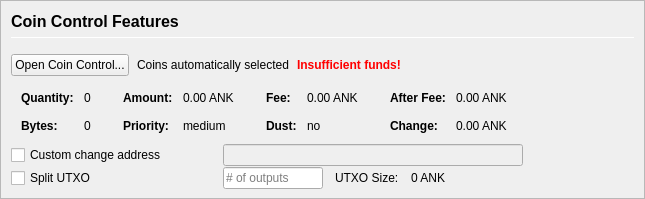
         <widget class="QFrame" name="frameCoinControl">
          <property name="sizePolicy">
           <sizepolicy hsizetype="Expanding" vsizetype="Expanding">
            <horstretch>0</horstretch>
            <verstretch>0</verstretch>
           </sizepolicy>
          </property>
          <property name="maximumSize">
           <size>
            <width>16777215</width>
            <height>16777215</height>
           </size>
          </property>
          <property name="frameShape">
           <enum>QFrame::StyledPanel</enum>
          </property>
          <property name="frameShadow">
           <enum>QFrame::Sunken</enum>
          </property>
          <layout class="QVBoxLayout" name="verticalLayoutCoinControl2">
           <property name="spacing">
            <number>0</number>
           </property>
           <property name="leftMargin">
            <number>0</number>
           </property>
           <property name="topMargin">
            <number>0</number>
           </property>
           <property name="rightMargin">
            <number>0</number>
           </property>
           <property name="bottomMargin">
            <number>0</number>
           </property>
           <item>
            <widget class="QFrame" name="frameCoinControl_BG">
             <property name="enabled">
              <bool>true</bool>
             </property>
             <layout class="QVBoxLayout" name="verticalLayoutCoinControl" stretch="0,0,0,0,0">
              <property name="spacing">
               <number>1</number>
              </property>
              <property name="leftMargin">
               <number>10</number>
              </property>
              <property name="topMargin">
               <number>10</number>
              </property>
              <item>
               <layout class="QHBoxLayout" name="horizontalLayoutCoinControl1">
                <property name="bottomMargin">
                 <number>15</number>
                </property>
                <item>
                 <layout class="QVBoxLayout" name="verticalLayout_3">
                  <property name="spacing">
                   <number>6</number>
                  </property>
                  <item>
                   <widget class="QLabel" name="labelCoinControlFeatures">
                    <property name="sizePolicy">
                     <sizepolicy hsizetype="Preferred" vsizetype="Maximum">
                      <horstretch>0</horstretch>
                      <verstretch>0</verstretch>
                     </sizepolicy>
                    </property>
                    <property name="minimumSize">
                     <size>
                      <width>0</width>
                      <height>20</height>
                     </size>
                    </property>
                    <property name="font">
                     <font>
                      <pointsize>12</pointsize>
                      <weight>75</weight>
                      <bold>true</bold>
                     </font>
                    </property>
                    <property name="styleSheet">
                     <string notr="true">font-weight:bold;</string>
                    </property>
                    <property name="text">
                     <string>Coin Control Features</string>
                    </property>
                   </widget>
                  </item>
                  <item>
                   <widget class="Line" name="line">
                    <property name="minimumSize">
                     <size>
                      <width>0</width>
                      <height>1</height>
                     </size>
                    </property>
                    <property name="maximumSize">
                     <size>
                      <width>16777215</width>
                      <height>1</height>
                     </size>
                    </property>
                    <property name="orientation">
                     <enum>Qt::Horizontal</enum>
                    </property>
                   </widget>
                  </item>
                 </layout>
                </item>
               </layout>
              </item>
              <item>
               <layout class="QHBoxLayout" name="horizontalLayoutCoinControl2" stretch="0,0,0,0">
                <property name="spacing">
                 <number>8</number>
                </property>
                <property name="bottomMargin">
                 <number>10</number>
                </property>
                <item>
                 <widget class="QPushButton" name="pushButtonCoinControl">
                  <property name="styleSheet">
                   <string notr="true"/>
                  </property>
                  <property name="text">
                   <string>Open Coin Control...</string>
                  </property>
                  <property name="autoDefault">
                   <bool>false</bool>
                  </property>
                 </widget>
                </item>
                <item>
                 <widget class="QLabel" name="labelCoinControlAutomaticallySelected">
                  <property name="text">
                   <string>Coins automatically selected</string>
                  </property>
                  <property name="margin">
                   <number>5</number>
                  </property>
                 </widget>
                </item>
                <item>
                 <widget class="QLabel" name="labelCoinControlInsuffFunds">
                  <property name="font">
                   <font>
                    <weight>75</weight>
                    <bold>true</bold>
                   </font>
                  </property>
                  <property name="styleSheet">
                   <string notr="true">color:red;font-weight:bold;</string>
                  </property>
                  <property name="text">
                   <string>Insufficient funds!</string>
                  </property>
                  <property name="margin">
                   <number>5</number>
                  </property>
                 </widget>
                </item>
                <item>
                 <spacer name="horizontalSpacerCoinControl">
                  <property name="orientation">
                   <enum>Qt::Horizontal</enum>
                  </property>
                  <property name="sizeHint" stdset="0">
                   <size>
                    <width>40</width>
                    <height>1</height>
                   </size>
                  </property>
                 </spacer>
                </item>
               </layout>
              </item>
              <item>
               <widget class="QWidget" name="widgetCoinControl" native="true">
                <property name="sizePolicy">
                 <sizepolicy hsizetype="Preferred" vsizetype="Preferred">
                  <horstretch>0</horstretch>
                  <verstretch>0</verstretch>
                 </sizepolicy>
                </property>
                <property name="minimumSize">
                 <size>
                  <width>0</width>
                  <height>0</height>
                 </size>
                </property>
                <property name="styleSheet">
                 <string notr="true"/>
                </property>
                <layout class="QHBoxLayout" name="horizontalLayoutCoinControl5">
                 <property name="leftMargin">
                  <number>0</number>
                 </property>
                 <property name="topMargin">
                  <number>0</number>
                 </property>
                 <property name="rightMargin">
                  <number>0</number>
                 </property>
                 <property name="bottomMargin">
                  <number>0</number>
                 </property>
                 <item>
                  <layout class="QHBoxLayout" name="horizontalLayoutCoinControl3" stretch="0,0,0,1">
                   <property name="spacing">
                    <number>20</number>
                   </property>
                   <property name="topMargin">
                    <number>0</number>
                   </property>
                   <property name="bottomMargin">
                    <number>10</number>
                   </property>
                   <item>
                    <layout class="QFormLayout" name="formLayoutCoinControl1">
                     <property name="horizontalSpacing">
                      <number>10</number>
                     </property>
                     <property name="verticalSpacing">
                      <number>14</number>
                     </property>
                     <property name="leftMargin">
                      <number>10</number>
                     </property>
                     <property name="topMargin">
                      <number>4</number>
                     </property>
                     <property name="rightMargin">
                      <number>6</number>
                     </property>
                     <item row="0" column="0">
                      <widget class="QLabel" name="labelCoinControlQuantityText">
                       <property name="font">
                        <font>
                         <weight>75</weight>
                         <bold>true</bold>
                        </font>
                       </property>
                       <property name="text">
                        <string>Quantity:</string>
                       </property>
                       <property name="margin">
                        <number>0</number>
                       </property>
                      </widget>
                     </item>
                     <item row="0" column="1">
                      <widget class="QLabel" name="labelCoinControlQuantity">
                       <property name="cursor">
                        <cursorShape>IBeamCursor</cursorShape>
                       </property>
                       <property name="contextMenuPolicy">
                        <enum>Qt::ActionsContextMenu</enum>
                       </property>
                       <property name="text">
                        <string notr="true">0</string>
                       </property>
                       <property name="margin">
                        <number>0</number>
                       </property>
                       <property name="textInteractionFlags">
                        <set>Qt::LinksAccessibleByMouse|Qt::TextSelectableByKeyboard|Qt::TextSelectableByMouse</set>
                       </property>
                      </widget>
                     </item>
                     <item row="1" column="0">
                      <widget class="QLabel" name="labelCoinControlBytesText">
                       <property name="font">
                        <font>
                         <weight>75</weight>
                         <bold>true</bold>
                        </font>
                       </property>
                       <property name="text">
                        <string>Bytes:</string>
                       </property>
                      </widget>
                     </item>
                     <item row="1" column="1">
                      <widget class="QLabel" name="labelCoinControlBytes">
                       <property name="cursor">
                        <cursorShape>IBeamCursor</cursorShape>
                       </property>
                       <property name="contextMenuPolicy">
                        <enum>Qt::ActionsContextMenu</enum>
                       </property>
                       <property name="text">
                        <string notr="true">0</string>
                       </property>
                       <property name="textInteractionFlags">
                        <set>Qt::LinksAccessibleByMouse|Qt::TextSelectableByKeyboard|Qt::TextSelectableByMouse</set>
                       </property>
                      </widget>
                     </item>
                    </layout>
                   </item>
                   <item>
                    <layout class="QFormLayout" name="formLayoutCoinControl2">
                     <property name="horizontalSpacing">
                      <number>10</number>
                     </property>
                     <property name="verticalSpacing">
                      <number>14</number>
                     </property>
                     <property name="leftMargin">
                      <number>6</number>
                     </property>
                     <property name="topMargin">
                      <number>4</number>
                     </property>
                     <property name="rightMargin">
                      <number>6</number>
                     </property>
                     <item row="0" column="0">
                      <widget class="QLabel" name="labelCoinControlAmountText">
                       <property name="font">
                        <font>
                         <weight>75</weight>
                         <bold>true</bold>
                        </font>
                       </property>
                       <property name="text">
                        <string>Amount:</string>
                       </property>
                       <property name="margin">
                        <number>0</number>
                       </property>
                      </widget>
                     </item>
                     <item row="0" column="1">
                      <widget class="QLabel" name="labelCoinControlAmount">
                       <property name="cursor">
                        <cursorShape>IBeamCursor</cursorShape>
                       </property>
                       <property name="contextMenuPolicy">
                        <enum>Qt::ActionsContextMenu</enum>
                       </property>
                       <property name="text">
                        <string notr="true">0.00 ANK</string>
                       </property>
                       <property name="textInteractionFlags">
                        <set>Qt::LinksAccessibleByMouse|Qt::TextSelectableByKeyboard|Qt::TextSelectableByMouse</set>
                       </property>
                      </widget>
                     </item>
                     <item row="1" column="0">
                      <widget class="QLabel" name="labelCoinControlPriorityText">
                       <property name="font">
                        <font>
                         <weight>75</weight>
                         <bold>true</bold>
                        </font>
                       </property>
                       <property name="text">
                        <string>Priority:</string>
                       </property>
                      </widget>
                     </item>
                     <item row="1" column="1">
                      <widget class="QLabel" name="labelCoinControlPriority">
                       <property name="cursor">
                        <cursorShape>IBeamCursor</cursorShape>
                       </property>
                       <property name="contextMenuPolicy">
                        <enum>Qt::ActionsContextMenu</enum>
                       </property>
                       <property name="text">
                        <string>medium</string>
                       </property>
                       <property name="textInteractionFlags">
                        <set>Qt::LinksAccessibleByMouse|Qt::TextSelectableByKeyboard|Qt::TextSelectableByMouse</set>
                       </property>
                      </widget>
                     </item>
                    </layout>
                   </item>
                   <item>
                    <layout class="QFormLayout" name="formLayoutCoinControl3">
                     <property name="horizontalSpacing">
                      <number>10</number>
                     </property>
                     <property name="verticalSpacing">
                      <number>14</number>
                     </property>
                     <property name="leftMargin">
                      <number>6</number>
                     </property>
                     <property name="topMargin">
                      <number>4</number>
                     </property>
                     <property name="rightMargin">
                      <number>6</number>
                     </property>
                     <item row="0" column="0">
                      <widget class="QLabel" name="labelCoinControlFeeText">
                       <property name="font">
                        <font>
                         <weight>75</weight>
                         <bold>true</bold>
                        </font>
                       </property>
                       <property name="text">
                        <string>Fee:</string>
                       </property>
                       <property name="margin">
                        <number>0</number>
                       </property>
                      </widget>
                     </item>
                     <item row="0" column="1">
                      <widget class="QLabel" name="labelCoinControlFee">
                       <property name="cursor">
                        <cursorShape>IBeamCursor</cursorShape>
                       </property>
                       <property name="contextMenuPolicy">
                        <enum>Qt::ActionsContextMenu</enum>
                       </property>
                       <property name="text">
                        <string notr="true">0.00 ANK</string>
                       </property>
                       <property name="textInteractionFlags">
                        <set>Qt::LinksAccessibleByMouse|Qt::TextSelectableByKeyboard|Qt::TextSelectableByMouse</set>
                       </property>
                      </widget>
                     </item>
                     <item row="1" column="0">
                      <widget class="QLabel" name="labelCoinControlLowOutputText">
                       <property name="font">
                        <font>
                         <weight>75</weight>
                         <bold>true</bold>
                        </font>
                       </property>
                       <property name="text">
                        <string>Dust:</string>
                       </property>
                      </widget>
                     </item>
                     <item row="1" column="1">
                      <widget class="QLabel" name="labelCoinControlLowOutput">
                       <property name="cursor">
                        <cursorShape>IBeamCursor</cursorShape>
                       </property>
                       <property name="contextMenuPolicy">
                        <enum>Qt::ActionsContextMenu</enum>
                       </property>
                       <property name="text">
                        <string>no</string>
                       </property>
                       <property name="textInteractionFlags">
                        <set>Qt::LinksAccessibleByMouse|Qt::TextSelectableByKeyboard|Qt::TextSelectableByMouse</set>
                       </property>
                      </widget>
                     </item>
                    </layout>
                   </item>
                   <item>
                    <layout class="QFormLayout" name="formLayoutCoinControl4">
                     <property name="horizontalSpacing">
                      <number>10</number>
                     </property>
                     <property name="verticalSpacing">
                      <number>14</number>
                     </property>
                     <property name="leftMargin">
                      <number>6</number>
                     </property>
                     <property name="topMargin">
                      <number>4</number>
                     </property>
                     <property name="rightMargin">
                      <number>6</number>
                     </property>
                     <item row="0" column="0">
                      <widget class="QLabel" name="labelCoinControlAfterFeeText">
                       <property name="font">
                        <font>
                         <weight>75</weight>
                         <bold>true</bold>
                        </font>
                       </property>
                       <property name="text">
                        <string>After Fee:</string>
                       </property>
                       <property name="margin">
                        <number>0</number>
                       </property>
                      </widget>
                     </item>
                     <item row="0" column="1">
                      <widget class="QLabel" name="labelCoinControlAfterFee">
                       <property name="cursor">
                        <cursorShape>IBeamCursor</cursorShape>
                       </property>
                       <property name="contextMenuPolicy">
                        <enum>Qt::ActionsContextMenu</enum>
                       </property>
                       <property name="text">
                        <string notr="true">0.00 ANK</string>
                       </property>
                       <property name="textInteractionFlags">
                        <set>Qt::LinksAccessibleByMouse|Qt::TextSelectableByKeyboard|Qt::TextSelectableByMouse</set>
                       </property>
                      </widget>
                     </item>
                     <item row="1" column="0">
                      <widget class="QLabel" name="labelCoinControlChangeText">
                       <property name="font">
                        <font>
                         <weight>75</weight>
                         <bold>true</bold>
                        </font>
                       </property>
                       <property name="text">
                        <string>Change:</string>
                       </property>
                      </widget>
                     </item>
                     <item row="1" column="1">
                      <widget class="QLabel" name="labelCoinControlChange">
                       <property name="cursor">
                        <cursorShape>IBeamCursor</cursorShape>
                       </property>
                       <property name="contextMenuPolicy">
                        <enum>Qt::ActionsContextMenu</enum>
                       </property>
                       <property name="text">
                        <string notr="true">0.00 ANK</string>
                       </property>
                       <property name="textInteractionFlags">
                        <set>Qt::LinksAccessibleByMouse|Qt::TextSelectableByKeyboard|Qt::TextSelectableByMouse</set>
                       </property>
                      </widget>
                     </item>
                    </layout>
                   </item>
                  </layout>
                 </item>
                </layout>
               </widget>
              </item>
              <item>
               <layout class="QHBoxLayout" name="horizontalLayoutCoinControl4">
                <property name="spacing">
                 <number>12</number>
                </property>
                <property name="sizeConstraint">
                 <enum>QLayout::SetDefaultConstraint</enum>
                </property>
                <property name="topMargin">
                 <number>0</number>
                </property>
                <property name="rightMargin">
                 <number>0</number>
                </property>
                <item>
                 <widget class="QCheckBox" name="checkBoxCoinControlChange">
                  <property name="sizePolicy">
                   <sizepolicy hsizetype="Preferred" vsizetype="Preferred">
                    <horstretch>0</horstretch>
                    <verstretch>0</verstretch>
                   </sizepolicy>
                  </property>
                  <property name="minimumSize">
                   <size>
                    <width>200</width>
                    <height>0</height>
                   </size>
                  </property>
                  <property name="maximumSize">
                   <size>
                    <width>200</width>
                    <height>16777215</height>
                   </size>
                  </property>
                  <property name="toolTip">
                   <string>If this is activated, but the change address is empty or invalid, change will be sent to a newly generated address.</string>
                  </property>
                  <property name="text">
                   <string>Custom change address</string>
                  </property>
                 </widget>
                </item>
                <item>
                 <widget class="QValidatedLineEdit" name="lineEditCoinControlChange">
                  <property name="enabled">
                   <bool>false</bool>
                  </property>
                  <property name="sizePolicy">
                   <sizepolicy hsizetype="Preferred" vsizetype="Preferred">
                    <horstretch>0</horstretch>
                    <verstretch>0</verstretch>
                   </sizepolicy>
                  </property>
                  <property name="minimumSize">
                   <size>
                    <width>300</width>
                    <height>0</height>
                   </size>
                  </property>
                 </widget>
                </item>
                <item>
                 <widget class="QLabel" name="labelCoinControlChangeLabel">
                  <property name="sizePolicy">
                   <sizepolicy hsizetype="Preferred" vsizetype="Preferred">
                    <horstretch>0</horstretch>
                    <verstretch>0</verstretch>
                   </sizepolicy>
                  </property>
                  <property name="minimumSize">
                   <size>
                    <width>100</width>
                    <height>0</height>
                   </size>
                  </property>
                  <property name="text">
                   <string/>
                  </property>
                  <property name="margin">
                   <number>3</number>
                  </property>
                 </widget>
                </item>
               </layout>
              </item>
              <item>
               <layout class="QHBoxLayout" name="horizontalLayoutCoinControl6">
                <property name="spacing">
                 <number>12</number>
                </property>
                <property name="rightMargin">
                 <number>0</number>
                </property>
                <item>
                 <widget class="QCheckBox" name="splitBlockCheckBox">
                  <property name="sizePolicy">
                   <sizepolicy hsizetype="Preferred" vsizetype="Preferred">
                    <horstretch>0</horstretch>
                    <verstretch>0</verstretch>
                   </sizepolicy>
                  </property>
                  <property name="minimumSize">
                   <size>
                    <width>200</width>
                    <height>0</height>
                   </size>
                  </property>
                  <property name="maximumSize">
                   <size>
                    <width>200</width>
                    <height>16777215</height>
                   </size>
                  </property>
                  <property name="text">
                   <string>Split UTXO</string>
                  </property>
                 </widget>
                </item>
                <item>
                 <widget class="QLineEdit" name="splitBlockLineEdit">
                  <property name="sizePolicy">
                   <sizepolicy hsizetype="Preferred" vsizetype="Preferred">
                    <horstretch>50</horstretch>
                    <verstretch>0</verstretch>
                   </sizepolicy>
                  </property>
                  <property name="minimumSize">
                   <size>
                    <width>100</width>
                    <height>0</height>
                   </size>
                  </property>
                  <property name="maximumSize">
                   <size>
                    <width>100</width>
                    <height>16777215</height>
                   </size>
                  </property>
                  <property name="placeholderText">
                   <string># of outputs</string>
                  </property>
                 </widget>
                </item>
                <item>
                 <widget class="QLabel" name="labelBlockSizeText">
                  <property name="text">
                   <string>UTXO Size:</string>
                  </property>
                 </widget>
                </item>
                <item>
                 <widget class="QLabel" name="labelBlockSize">
                  <property name="text">
                   <string>0 ANK</string>
                  </property>
                 </widget>
                </item>
                <item>
                 <spacer name="horizontalSpacer_7">
                  <property name="orientation">
                   <enum>Qt::Horizontal</enum>
                  </property>
                  <property name="sizeHint" stdset="0">
                   <size>
                    <width>40</width>
                    <height>20</height>
                   </size>
                  </property>
                 </spacer>
                </item>
               </layout>
              </item>
             </layout>
            </widget>
           </item>
          </layout>
         </widget>
